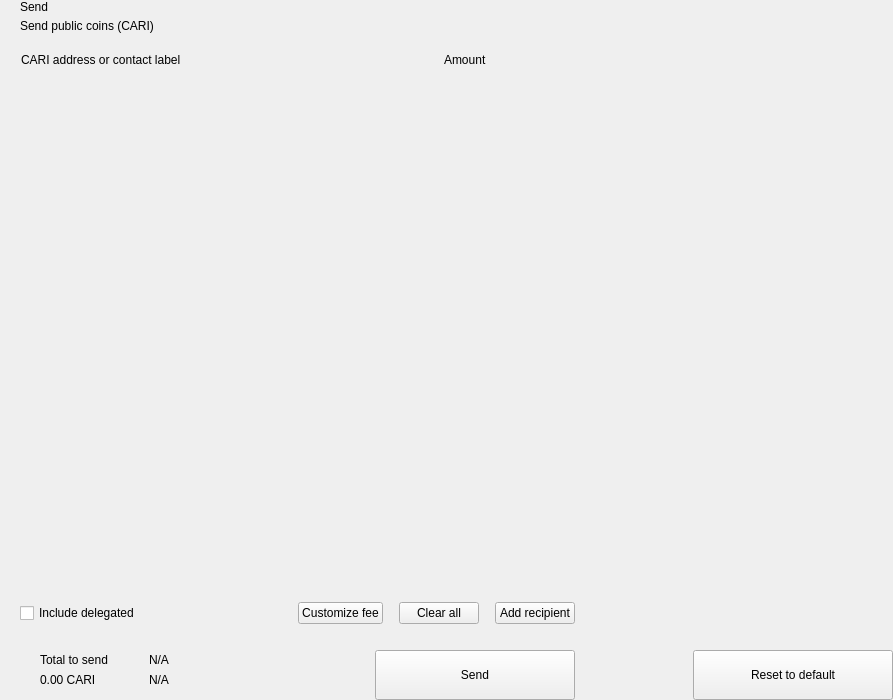
<?xml version="1.0" encoding="UTF-8"?>
<ui version="4.0">
 <class>send</class>
 <widget class="QWidget" name="send">
  <property name="geometry">
   <rect>
    <x>0</x>
    <y>0</y>
    <width>893</width>
    <height>700</height>
   </rect>
  </property>
  <property name="windowTitle">
   <string>Form</string>
  </property>
  <layout class="QHBoxLayout" name="horizontalLayout_2" stretch="2,1">
   <property name="spacing">
    <number>0</number>
   </property>
   <property name="leftMargin">
    <number>0</number>
   </property>
   <property name="topMargin">
    <number>0</number>
   </property>
   <property name="rightMargin">
    <number>0</number>
   </property>
   <property name="bottomMargin">
    <number>0</number>
   </property>
   <item>
    <widget class="QWidget" name="left" native="true">
     <layout class="QVBoxLayout" name="verticalLayout_3">
      <property name="spacing">
       <number>0</number>
      </property>
      <property name="leftMargin">
       <number>0</number>
      </property>
      <property name="topMargin">
       <number>0</number>
      </property>
      <property name="rightMargin">
       <number>0</number>
      </property>
      <property name="bottomMargin">
       <number>0</number>
      </property>
      <item>
       <layout class="QVBoxLayout" name="verticalLayout_22" stretch="0,0,0,1,0,0,0,0">
        <property name="spacing">
         <number>0</number>
        </property>
        <item>
         <layout class="QHBoxLayout" name="horizontalLayout_3">
          <property name="spacing">
           <number>0</number>
          </property>
          <property name="leftMargin">
           <number>20</number>
          </property>
          <property name="rightMargin">
           <number>20</number>
          </property>
          <item>
           <layout class="QVBoxLayout" name="verticalLayout">
            <property name="spacing">
             <number>5</number>
            </property>
            <item>
             <widget class="QLabel" name="labelTitle">
              <property name="text">
               <string>Send</string>
              </property>
              <property name="alignment">
               <set>Qt::AlignLeading|Qt::AlignLeft|Qt::AlignVCenter</set>
              </property>
             </widget>
            </item>
            <item>
             <widget class="QLabel" name="labelSubtitle1">
              <property name="text">
               <string>Send public coins (CARI)</string>
              </property>
             </widget>
            </item>
           </layout>
          </item>
          <item>
           <spacer name="horizontalSpacer">
            <property name="orientation">
             <enum>Qt::Horizontal</enum>
            </property>
            <property name="sizeHint" stdset="0">
             <size>
              <width>40</width>
              <height>20</height>
             </size>
            </property>
           </spacer>
          </item>
         </layout>
        </item>
        <item>
         <spacer name="verticalSpacer_2">
          <property name="orientation">
           <enum>Qt::Vertical</enum>
          </property>
          <property name="sizeType">
           <enum>QSizePolicy::Fixed</enum>
          </property>
          <property name="sizeHint" stdset="0">
           <size>
            <width>20</width>
            <height>20</height>
           </size>
          </property>
         </spacer>
        </item>
        <item>
         <layout class="QHBoxLayout" name="horizontalLayout" stretch="6,0,2">
          <property name="spacing">
           <number>0</number>
          </property>
          <property name="leftMargin">
           <number>10</number>
          </property>
          <property name="topMargin">
           <number>0</number>
          </property>
          <property name="rightMargin">
           <number>20</number>
          </property>
          <property name="bottomMargin">
           <number>0</number>
          </property>
          <item>
           <widget class="QLabel" name="labelSubtitleAddress">
            <property name="styleSheet">
             <string notr="true">margin-left:8px;</string>
            </property>
            <property name="text">
             <string>CARI address or contact label</string>
            </property>
           </widget>
          </item>
          <item>
           <spacer name="horizontalSpacer_3">
            <property name="orientation">
             <enum>Qt::Horizontal</enum>
            </property>
            <property name="sizeType">
             <enum>QSizePolicy::Fixed</enum>
            </property>
            <property name="sizeHint" stdset="0">
             <size>
              <width>40</width>
              <height>1</height>
             </size>
            </property>
           </spacer>
          </item>
          <item>
           <widget class="QLabel" name="labelSubtitleAmount">
            <property name="text">
             <string>Amount</string>
            </property>
           </widget>
          </item>
         </layout>
        </item>
        <item>
         <widget class="QScrollArea" name="scrollArea">
          <property name="minimumSize">
           <size>
            <width>0</width>
            <height>350</height>
           </size>
          </property>
          <property name="styleSheet">
           <string notr="true">#scrollArea {
            background:transparent;
            margin-top:10px;
}</string>
          </property>
          <property name="horizontalScrollBarPolicy">
           <enum>Qt::ScrollBarAlwaysOff</enum>
          </property>
          <property name="sizeAdjustPolicy">
           <enum>QAbstractScrollArea::AdjustIgnored</enum>
          </property>
          <property name="widgetResizable">
           <bool>true</bool>
          </property>
          <property name="alignment">
           <set>Qt::AlignLeading|Qt::AlignLeft|Qt::AlignTop</set>
          </property>
          <widget class="QWidget" name="scrollAreaWidgetContents">
           <property name="geometry">
            <rect>
             <x>0</x>
             <y>0</y>
             <width>591</width>
             <height>16</height>
            </rect>
           </property>
           <property name="sizePolicy">
            <sizepolicy hsizetype="Preferred" vsizetype="Maximum">
             <horstretch>0</horstretch>
             <verstretch>0</verstretch>
            </sizepolicy>
           </property>
           <property name="autoFillBackground">
            <bool>false</bool>
           </property>
           <property name="styleSheet">
            <string notr="true">#scrollAreaWidgetContents {
             background:transparent;
             }</string>
           </property>
           <layout class="QVBoxLayout" name="verticalLayout_7">
            <property name="spacing">
             <number>0</number>
            </property>
            <property name="sizeConstraint">
             <enum>QLayout::SetDefaultConstraint</enum>
            </property>
            <property name="leftMargin">
             <number>0</number>
            </property>
            <property name="topMargin">
             <number>0</number>
            </property>
            <property name="rightMargin">
             <number>0</number>
            </property>
            <property name="bottomMargin">
             <number>0</number>
            </property>
           </layout>
          </widget>
         </widget>
        </item>
        <item>
         <spacer name="verticalSpacer_4">
          <property name="orientation">
           <enum>Qt::Vertical</enum>
          </property>
          <property name="sizeType">
           <enum>QSizePolicy::Fixed</enum>
          </property>
          <property name="sizeHint" stdset="0">
           <size>
            <width>20</width>
            <height>20</height>
           </size>
          </property>
         </spacer>
        </item>
        <item>
         <layout class="QHBoxLayout" name="horizontalLayout_20">
          <property name="spacing">
           <number>6</number>
          </property>
          <property name="leftMargin">
           <number>20</number>
          </property>
          <property name="rightMargin">
           <number>20</number>
          </property>
          <item>
           <widget class="QCheckBox" name="checkBoxDelegations">
            <property name="layoutDirection">
             <enum>Qt::LeftToRight</enum>
            </property>
            <property name="text">
             <string>Include delegated</string>
            </property>
           </widget>
          </item>
          <item>
           <spacer name="horizontalSpacer_4">
            <property name="orientation">
             <enum>Qt::Horizontal</enum>
            </property>
            <property name="sizeHint" stdset="0">
             <size>
              <width>10</width>
              <height>20</height>
             </size>
            </property>
           </spacer>
          </item>
          <item>
           <widget class="QPushButton" name="pushButtonFee">
            <property name="focusPolicy">
             <enum>Qt::NoFocus</enum>
            </property>
            <property name="text">
             <string>Customize fee</string>
            </property>
           </widget>
          </item>
          <item>
           <spacer name="horizontalSpacer_11">
            <property name="orientation">
             <enum>Qt::Horizontal</enum>
            </property>
            <property name="sizeType">
             <enum>QSizePolicy::Minimum</enum>
            </property>
            <property name="sizeHint" stdset="0">
             <size>
              <width>10</width>
              <height>20</height>
             </size>
            </property>
           </spacer>
          </item>
          <item>
           <widget class="QPushButton" name="pushButtonClear">
            <property name="focusPolicy">
             <enum>Qt::NoFocus</enum>
            </property>
            <property name="layoutDirection">
             <enum>Qt::RightToLeft</enum>
            </property>
            <property name="text">
             <string>Clear all</string>
            </property>
           </widget>
          </item>
          <item>
           <spacer name="horizontalSpacer_6">
            <property name="orientation">
             <enum>Qt::Horizontal</enum>
            </property>
            <property name="sizeType">
             <enum>QSizePolicy::Fixed</enum>
            </property>
            <property name="sizeHint" stdset="0">
             <size>
              <width>10</width>
              <height>20</height>
             </size>
            </property>
           </spacer>
          </item>
          <item>
           <widget class="QPushButton" name="pushButtonAddRecipient">
            <property name="focusPolicy">
             <enum>Qt::NoFocus</enum>
            </property>
            <property name="text">
             <string>Add recipient</string>
            </property>
           </widget>
          </item>
         </layout>
        </item>
        <item>
         <spacer name="verticalSpacer">
          <property name="orientation">
           <enum>Qt::Vertical</enum>
          </property>
          <property name="sizeType">
           <enum>QSizePolicy::Fixed</enum>
          </property>
          <property name="sizeHint" stdset="0">
           <size>
            <width>20</width>
            <height>16</height>
           </size>
          </property>
         </spacer>
        </item>
        <item>
         <layout class="QHBoxLayout" name="horizontalLayout_7">
          <property name="rightMargin">
           <number>20</number>
          </property>
          <item>
           <layout class="QHBoxLayout" name="horizontalLayout_10">
            <property name="spacing">
             <number>0</number>
            </property>
            <property name="leftMargin">
             <number>8</number>
            </property>
            <item>
             <widget class="QStackedWidget" name="stackedWidget">
              <property name="minimumSize">
               <size>
                <width>0</width>
                <height>60</height>
               </size>
              </property>
              <property name="maximumSize">
               <size>
                <width>16777215</width>
                <height>60</height>
               </size>
              </property>
              <widget class="QWidget" name="page1">
               <layout class="QVBoxLayout" name="verticalLayout_71" stretch="0">
                <property name="spacing">
                 <number>6</number>
                </property>
                <property name="leftMargin">
                 <number>12</number>
                </property>
                <property name="topMargin">
                 <number>0</number>
                </property>
                <property name="rightMargin">
                 <number>0</number>
                </property>
                <property name="bottomMargin">
                 <number>0</number>
                </property>
                <item>
                 <widget class="QWidget" name="coinWidget" native="true">
                  <property name="minimumSize">
                   <size>
                    <width>0</width>
                    <height>60</height>
                   </size>
                  </property>
                  <property name="maximumSize">
                   <size>
                    <width>16777215</width>
                    <height>60</height>
                   </size>
                  </property>
                  <layout class="QHBoxLayout" name="horizontalLayout_9">
                   <property name="spacing">
                    <number>0</number>
                   </property>
                   <property name="leftMargin">
                    <number>20</number>
                   </property>
                   <property name="topMargin">
                    <number>10</number>
                   </property>
                   <property name="rightMargin">
                    <number>20</number>
                   </property>
                   <property name="bottomMargin">
                    <number>10</number>
                   </property>
                   <item>
                    <layout class="QVBoxLayout" name="verticalSend">
                     <property name="spacing">
                      <number>0</number>
                     </property>
                     <item>
                      <widget class="QLabel" name="labelTitleTotalSend">
                       <property name="text">
                        <string>Total to send</string>
                       </property>
                      </widget>
                     </item>
                     <item>
                      <widget class="QLabel" name="labelAmountSend">
                       <property name="text">
                        <string notr="true">0.00 CARI</string>
                       </property>
                      </widget>
                     </item>
                    </layout>
                   </item>
                   <item>
                    <spacer name="horizontalSpacer_9">
                     <property name="orientation">
                      <enum>Qt::Horizontal</enum>
                     </property>
                     <property name="sizeType">
                      <enum>QSizePolicy::Fixed</enum>
                     </property>
                     <property name="sizeHint" stdset="0">
                      <size>
                       <width>20</width>
                       <height>20</height>
                      </size>
                     </property>
                    </spacer>
                   </item>
                   <item>
                    <widget class="QLabel" name="labelLine">
                     <property name="minimumSize">
                      <size>
                       <width>1</width>
                       <height>0</height>
                      </size>
                     </property>
                     <property name="maximumSize">
                      <size>
                       <width>1</width>
                       <height>16777215</height>
                      </size>
                     </property>
                     <property name="text">
                      <string/>
                     </property>
                    </widget>
                   </item>
                   <item>
                    <spacer name="horizontalSpacer_10">
                     <property name="orientation">
                      <enum>Qt::Horizontal</enum>
                     </property>
                     <property name="sizeType">
                      <enum>QSizePolicy::Fixed</enum>
                     </property>
                     <property name="sizeHint" stdset="0">
                      <size>
                       <width>20</width>
                       <height>20</height>
                      </size>
                     </property>
                    </spacer>
                   </item>
                   <item>
                    <layout class="QVBoxLayout" name="verticalRemaining">
                     <property name="spacing">
                      <number>0</number>
                     </property>
                     <item>
                      <widget class="QLabel" name="labelTitleTotalRemaining">
                       <property name="text">
                        <string notr="true">N/A</string>
                       </property>
                      </widget>
                     </item>
                     <item>
                      <widget class="QLabel" name="labelAmountRemaining">
                       <property name="text">
                        <string notr="true">N/A</string>
                       </property>
                      </widget>
                     </item>
                    </layout>
                   </item>
                  </layout>
                 </widget>
                </item>
               </layout>
              </widget>
              <widget class="QWidget" name="page_2"/>
             </widget>
            </item>
           </layout>
          </item>
          <item>
           <spacer name="horizontalSpacer_5">
            <property name="orientation">
             <enum>Qt::Horizontal</enum>
            </property>
            <property name="sizeType">
             <enum>QSizePolicy::Expanding</enum>
            </property>
            <property name="sizeHint" stdset="0">
             <size>
              <width>40</width>
              <height>20</height>
             </size>
            </property>
           </spacer>
          </item>
          <item alignment="Qt::AlignBottom">
           <widget class="QPushButton" name="pushButtonSave">
            <property name="minimumSize">
             <size>
              <width>200</width>
              <height>50</height>
             </size>
            </property>
            <property name="maximumSize">
             <size>
              <width>200</width>
              <height>50</height>
             </size>
            </property>
            <property name="focusPolicy">
             <enum>Qt::NoFocus</enum>
            </property>
            <property name="text">
             <string>Send</string>
            </property>
           </widget>
          </item>
         </layout>
        </item>
       </layout>
      </item>
     </layout>
    </widget>
   </item>
   <item>
    <widget class="QWidget" name="right" native="true">
     <layout class="QVBoxLayout" name="verticalLayout_5">
      <property name="leftMargin">
       <number>0</number>
      </property>
      <property name="topMargin">
       <number>0</number>
      </property>
      <property name="rightMargin">
       <number>0</number>
      </property>
      <property name="bottomMargin">
       <number>0</number>
      </property>
      <item>
       <layout class="QVBoxLayout" name="verticalLayout_4">
        <property name="spacing">
         <number>6</number>
        </property>
        <item>
         <widget class="OptionButton" name="btnCoinControl" native="true">
          <property name="minimumSize">
           <size>
            <width>0</width>
            <height>50</height>
           </size>
          </property>
         </widget>
        </item>
        <item>
         <widget class="OptionButton" name="btnChangeAddress" native="true">
          <property name="minimumSize">
           <size>
            <width>0</width>
            <height>50</height>
           </size>
          </property>
         </widget>
        </item>
        <item>
         <widget class="OptionButton" name="btnUri" native="true">
          <property name="minimumSize">
           <size>
            <width>0</width>
            <height>50</height>
           </size>
          </property>
         </widget>
        </item>
        <item>
         <spacer name="verticalSpacer_5">
          <property name="orientation">
           <enum>Qt::Vertical</enum>
          </property>
          <property name="sizeHint" stdset="0">
           <size>
            <width>20</width>
            <height>40</height>
           </size>
          </property>
         </spacer>
        </item>
        <item>
         <layout class="QHBoxLayout" name="horizontalLayout_8">
          <item>
           <spacer name="horizontalSpacer_7">
            <property name="orientation">
             <enum>Qt::Horizontal</enum>
            </property>
            <property name="sizeHint" stdset="0">
             <size>
              <width>40</width>
              <height>20</height>
             </size>
            </property>
           </spacer>
          </item>
          <item>
           <widget class="QPushButton" name="pushButtonReset">
            <property name="minimumSize">
             <size>
              <width>200</width>
              <height>50</height>
             </size>
            </property>
            <property name="maximumSize">
             <size>
              <width>200</width>
              <height>50</height>
             </size>
            </property>
            <property name="focusPolicy">
             <enum>Qt::NoFocus</enum>
            </property>
            <property name="text">
             <string>Reset to default</string>
            </property>
           </widget>
          </item>
         </layout>
        </item>
       </layout>
      </item>
     </layout>
    </widget>
   </item>
  </layout>
 </widget>
 <customwidgets>
  <customwidget>
   <class>OptionButton</class>
   <extends>QWidget</extends>
   <header>qt/cari/optionbutton.h</header>
   <container>1</container>
  </customwidget>
 </customwidgets>
 <resources/>
 <connections/>
</ui>
